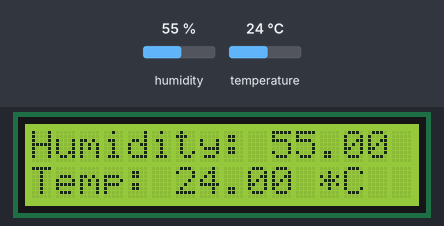
Bench run of a sketch on a simulated ESP8266 (NodeMCU). Parts: 16×2 character LCD. Inputs (shaded band) come from the test bench; at power-on: humidity 55 %, temperature 24 °C. WiFi joins after 1.5 s; servers stay silent unless stated; what the sketch prints to the serial monitor is not drawn.

Above: at 6.0 s.
6.1 s: humidity set to 22 %
At 8.0 s:
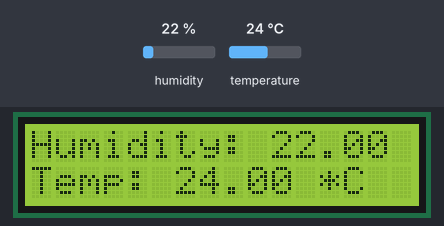
8.8 s: temperature set to 12 °C
At 10.4 s:
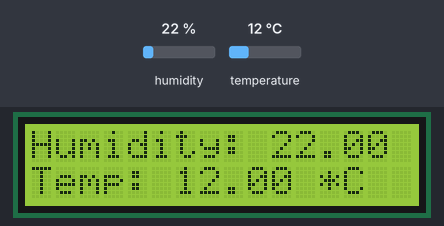
11.5 s: humidity set to 40 %
At 14.0 s:
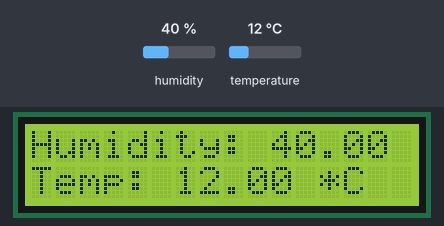
14.6 s: temperature set to 19 °C
At 16.5 s:
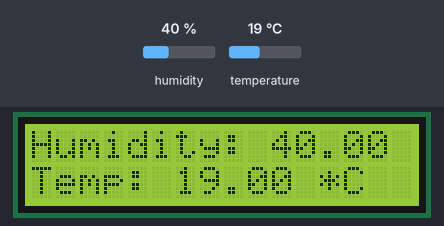
Timing chart, 0 to 18.0 s (numbered marks = the images above; inputs shaded):
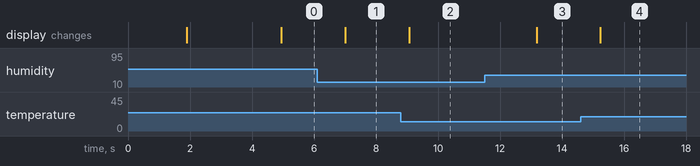

The sketch:

Sample_Final.ino
```cpp
#define BLYNK_PRINT Serial
#include <Wire.h>
#include <LiquidCrystal_I2C.h>

//Replace with your template ID
#define BLYNK_TEMPLATE_ID "TMPL2cWGuKOrx"
#define BLYNK_TEMPLATE_NAME "MICHAEL ODUOR"
#define BLYNK_AUTH_TOKEN "pBCe5OZnJqU_HtNRW05XZZXPNxQhbtJB"

#include <ESP8266WiFi.h>
#include <BlynkSimpleEsp8266.h>
#include <DHT.h>
// Define the DHT11 sensor type and the pin it's connected to
#define DHTTYPE DHT11
#define DHTPIN 2  // You can change this to the pin you're using

// Initialize the I2C LCD (change the address to your LCD's address if necessary)
LiquidCrystal_I2C lcd(0x27, 16, 2);

// Initialize the DHT sensor
DHT dht(DHTPIN, DHTTYPE);

// Your WiFi credentials.
// Set password to "" for open networks.
char ssid[] = "Engineer";
char pass[] = "Engineer";

void setup() {
  // Debug console
  Serial.begin(115200);
  dht.begin();
  Blynk.begin(BLYNK_AUTH_TOKEN, ssid, pass);

  // Initialize the LCD
  lcd.init();
  lcd.backlight();

    // Display a startup message on the LCD
  lcd.setCursor(0, 0);
  lcd.print("Weather Monitor");
  lcd.setCursor(4, 1);
  lcd.print("MICHAEL ODUOR");

  delay(3000);
}

void loop() {
  Blynk.run();
  float humidity = dht.readHumidity();
  float temperature = dht.readTemperature();

  if (isnan(humidity) || isnan(temperature)) {
    Serial.println("Failed to read from DHT sensor!");
    return;
  }

    // Display the values on the LCD
  lcd.clear();
  lcd.setCursor(0, 0);
  lcd.print("Humidity: ");
  lcd.print(humidity);
  lcd.print(" %");
  lcd.setCursor(0, 1);
  lcd.print("Temp: ");
  lcd.print(temperature);
  lcd.print(" *C");

  Serial.println("Temperature: ");
  Serial.println(temperature);
  Serial.println(" °C, Humidity: ");
  Serial.println(humidity);
  Serial.println(" %");

  Blynk.virtualWrite(V3, humidity);
  Blynk.virtualWrite(V4, temperature);

  delay(2000);  // Update every 2 seconds
}
```

Measured:
- after the input at 6.1 s, the display: changes after 0.91 s (image 1)
- after the input at 8.8 s, the display: changes after 0.27 s (image 2)
- after the input at 11.5 s, the display: changes after 1.7 s (image 3)
- after the input at 14.6 s, the display: changes after 0.64 s (image 4)
